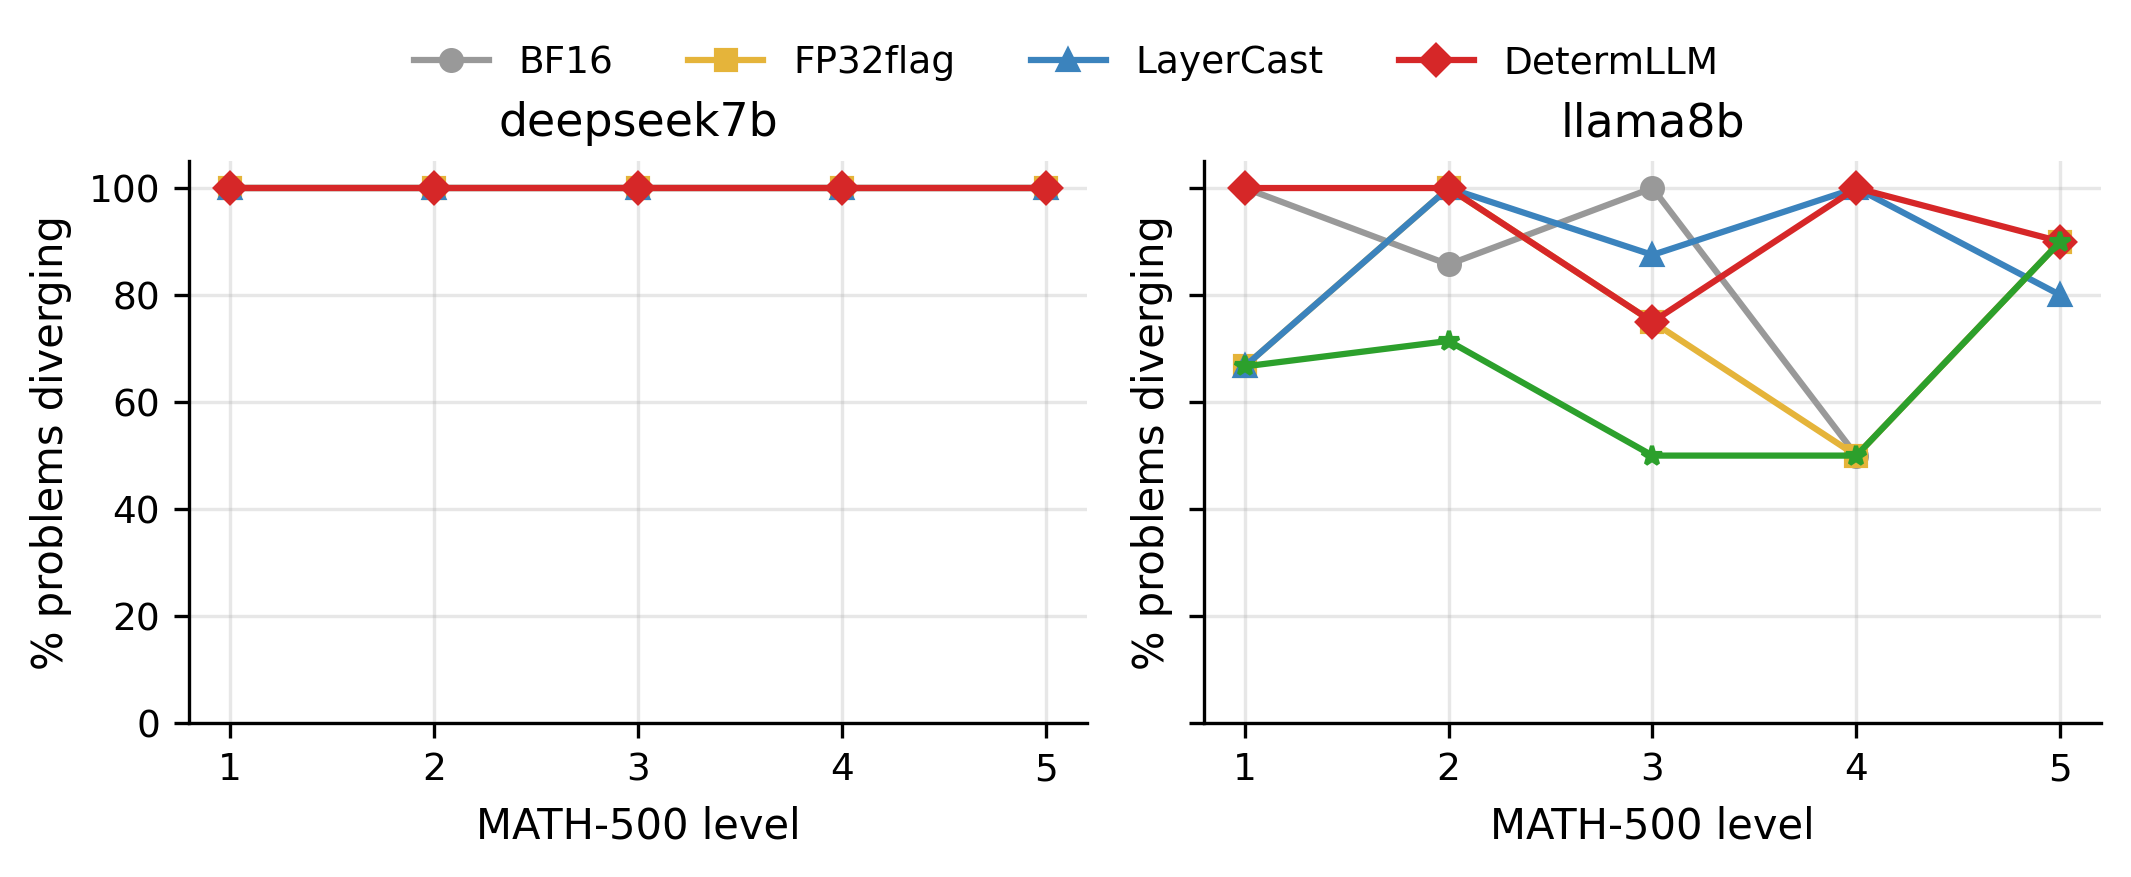

Recreate this plot in Python.
#!/usr/bin/env python3
"""Figure 6: % problems diverging vs MATH-500 difficulty level.

X-axis: MATH level {1, 2, 3, 4, 5}
Y-axis: % problems with any divergence (across bs > 1)
Lines:  scheme  (BF16 — wiggly upward; DetermLLM+attn — flat at 0)
Subpanels: per model

Data source: research/exp_E4/E4_*math500.json + math500_cached.json (level field)
"""
import sys, os, json
sys.path.insert(0, os.path.dirname(os.path.abspath(__file__)))
from _style import setup_style, save, load_E4_runs, SCHEME_ORDER, SCHEME_COLOR, SCHEME_MARKER

import matplotlib.pyplot as plt
from collections import defaultdict


CACHE = "/home/kec23008/docker-sys/dllm/research/math500_cached.json"


def main():
    setup_style()

    cache = json.load(open(CACHE))
    level_by_idx = {i: p.get("level") for i, p in enumerate(cache)}

    runs = [r for r in load_E4_runs() if r["dataset"] == "math500"]
    if not runs:
        print("No math500 E4 data yet"); return

    nm = len(runs)
    fig, axes = plt.subplots(1, nm, figsize=(3.6 * nm, 2.8), sharey=True)
    if nm == 1: axes = [axes]

    for ax, run in zip(axes, runs):
        bsl = run["bs_list"]
        for s in run["schemes"]:
            sc = s["scheme"]
            if sc not in SCHEME_ORDER: continue
            buckets = defaultdict(lambda: [0, 0])  # level -> [n_div, n]
            for q in s["per_problem"]:
                lvl = level_by_idx.get(q["idx"])
                if lvl is None: continue
                pbs = q["per_bs"]
                diverges = any(
                    not pbs[bs if bs in pbs else str(bs)]["bit_exact"]
                    for bs in bsl[1:]
                )
                buckets[lvl][1] += 1
                if diverges: buckets[lvl][0] += 1

            xs = sorted(buckets.keys())
            ys = [100.0 * buckets[l][0] / max(buckets[l][1], 1) for l in xs]
            ax.plot(xs, ys, marker=SCHEME_MARKER[sc], color=SCHEME_COLOR[sc], label=sc)

        ax.set_xlabel("MATH-500 level")
        ax.set_ylabel("% problems diverging")
        ax.set_title(run["model"])
        ax.set_xticks([1, 2, 3, 4, 5])
        ax.set_ylim(0, 105)
        ax.grid(alpha=0.3)

    handles, labels = axes[0].get_legend_handles_labels()
    fig.legend(handles, labels, loc="upper center", ncol=len(SCHEME_ORDER),
               bbox_to_anchor=(0.5, 1.05), frameon=False)
    fig.tight_layout()
    save(fig, "fig6_difficulty")


if __name__ == "__main__":
    main()
